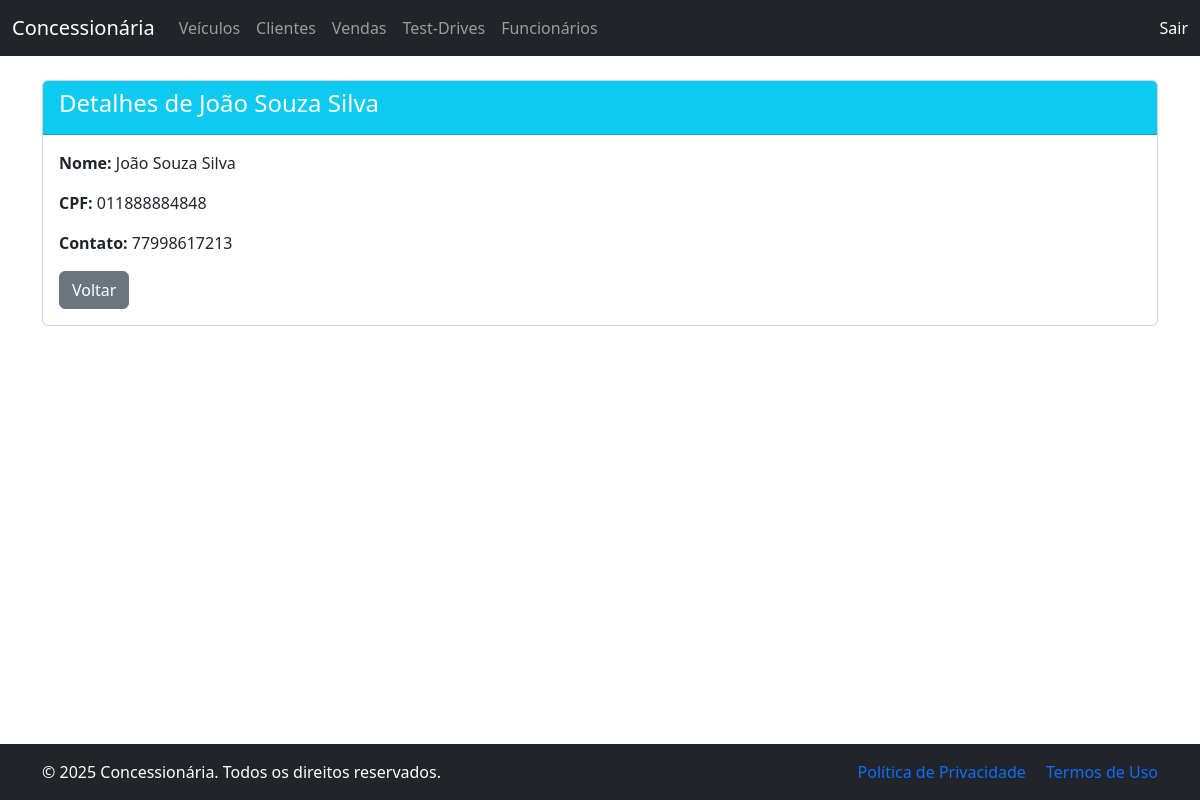
The page /clientes/detalhe/8/ on the database its author committed.
### clientes/models.py (models this page shows, shortened)
class Cliente(models.Model):
    nome = models.CharField(max_length=100)
    CPF = models.CharField(max_length=14, unique=True)
    contato = models.CharField(max_length=100)

### clientes/views.py (the view)
# urls.py: path('detalhe/<int:cliente_id>/', views.detalhes_cliente, name='detalhar_cliente'),
def detalhes_cliente(request, cliente_id):
    cliente = get_object_or_404(Cliente, id=cliente_id)
    return render(request, 'clientes/clientes_detalhe.html', {'cliente': cliente})

### templates/clientes/clientes_detalhe.html (shortened to what this page needs)
{% extends 'base.html' %}
{% block content %}
<div class="card mt-4">
    <div class="card-header bg-info text-white">
        <h4>Detalhes de {{ cliente.nome }}</h4>
    </div>
    <div class="card-body">
        <p><strong>Nome:</strong> {{ cliente.nome }}</p>
        <p><strong>CPF:</strong> {{ cliente.CPF }}</p>
        <p><strong>Contato:</strong> {{ cliente.contato }}</p>
        <a href="{% url 'listar_clientes' %}" class="btn btn-secondary">Voltar</a>
    </div>
</div>
{% endblock %}

### rows shown on the page
Cliente: nome "João Souza Silva", CPF "011888884848", contato "77998617213"
